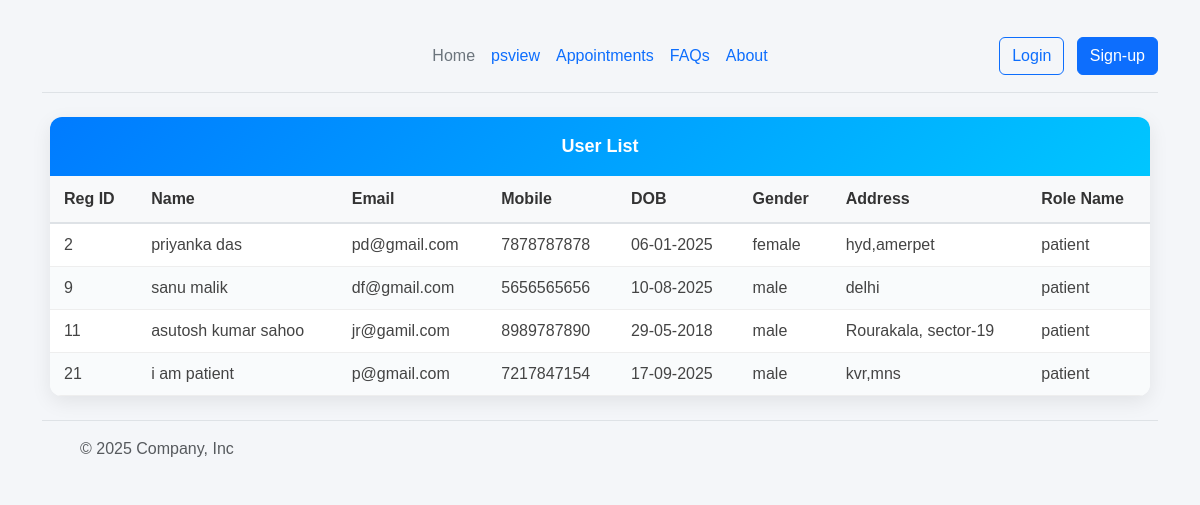
The page /doctor/patientview on the database its author committed.
### Register/models.py (models this page shows, shortened)
class Register_Master(models.Model):
    Reg_id=models.AutoField(primary_key=True)
    Name=models.CharField(max_length=30)
    Email=models.CharField(max_length=40,unique=True)
    Mob=models.CharField(max_length=30)
    Password=models.CharField(max_length=30)
    DOB=models.DateField(default=None)
    Gender=models.CharField(max_length=40)
    Address=models.CharField(max_length=100)
    Role_name=models.CharField(max_length=30)
    Status=models.IntegerField(default=0)

### Doctor/views.py (the view)
# urls.py: path('patientview',views.patientviewdata,name="patientview"),
def patientviewdata(request):
    ob=Register_Master.objects.filter(Role_name="patient")
    return render(request,"patientviewdata.html",{'pdata':ob})

### Doctor/templates/patientviewdata.html (shortened to what this page needs)
{% extends 'dlayout/base.html' %}
{% block doctorblock %}
<!DOCTYPE html>
<html lang="en">
<head>
  <link href="https://cdnjs.cloudflare.com/ajax/libs/font-awesome/6.5.0/css/all.min.css" rel="stylesheet">
</head>
<body>
  <div class="table-container">
    <div class="table-header">User List</div>
    <table>
      <thead>
        <tr>
          <th>Reg ID</th>
          <th>Name</th>
          <th>Email</th>
          <th>Mobile</th>
          <th>DOB</th>
          <th>Gender</th>
          <th>Address</th>
          <th>Role Name</th>
        </tr>
      </thead>
      <tbody>
        {% for user in pdata %}
        <tr>
          <td data-label="Reg ID">{{ user.Reg_id }}</td>
          <td data-label="Name">{{ user.Name }}</td>
          <td data-label="Email">{{ user.Email }}</td>
          <td data-label="Mobile">{{ user.Mob }}</td>
          <td data-label="DOB">{{ user.DOB|date:"d-m-Y" }}</td>
          <td data-label="Gender">{{ user.Gender }}</td>
          <td data-label="Address">{{ user.Address }}</td>
          <td data-label="Role Name">{{ user.Role_name }}</td>
        </tr>
        {% endfor %}
      </tbody>
    </table>
  </div>
</body>
</html>
{% endblock %}

### Doctor/templates/patientviewdata.html (style rules this page uses)
body { font-family: 'Poppins', sans-serif; background: #f4f6f9; margin: 0; padding: 20px; }
.table-container { max-width: 1100px; margin: auto; background: #fff; border-radius: 12px; box-shadow: 0 6px 20px rgba(0,0,0,0.08); overflow: hidden; }
.table-header { background: linear-gradient(135deg, #007bff, #00c6ff); color: white; padding: 16px; font-size: 18px; font-weight: 600; text-align: center; }
table { width: 100%; border-collapse: collapse; }
thead { background: #f8f9fa; }
thead th { padding: 14px; text-align: left; color: #333; font-weight: 600; border-bottom: 2px solid #dee2e6; }
tbody td { padding: 12px 14px; border-bottom: 1px solid #eee; color: #444; }
tbody tr:nth-child(even) { background-color: #f9fbfc; }

### rows shown on the page
Register_Master: Reg_id "2", Name "priyanka das", Email "pd@gmail.com", Mob "7878787878", DOB "06-01-2025", Gender "female", Address "hyd,amerpet", Role_name "patient"
Register_Master: Reg_id "9", Name "sanu malik", Email "df@gmail.com", Mob "5656565656", DOB "10-08-2025", Gender "male", Address "delhi", Role_name "patient"
Register_Master: Reg_id "11", Name "asutosh kumar sahoo", Email "jr@gamil.com", Mob "8989787890", DOB "29-05-2018", Gender "male", Address "Rourakala, sector-19", Role_name "patient"
Register_Master: Reg_id "21", Name "i am patient", Email "p@gmail.com", Mob "7217847154", DOB "17-09-2025", Gender "male", Address "kvr,mns", Role_name "patient"
